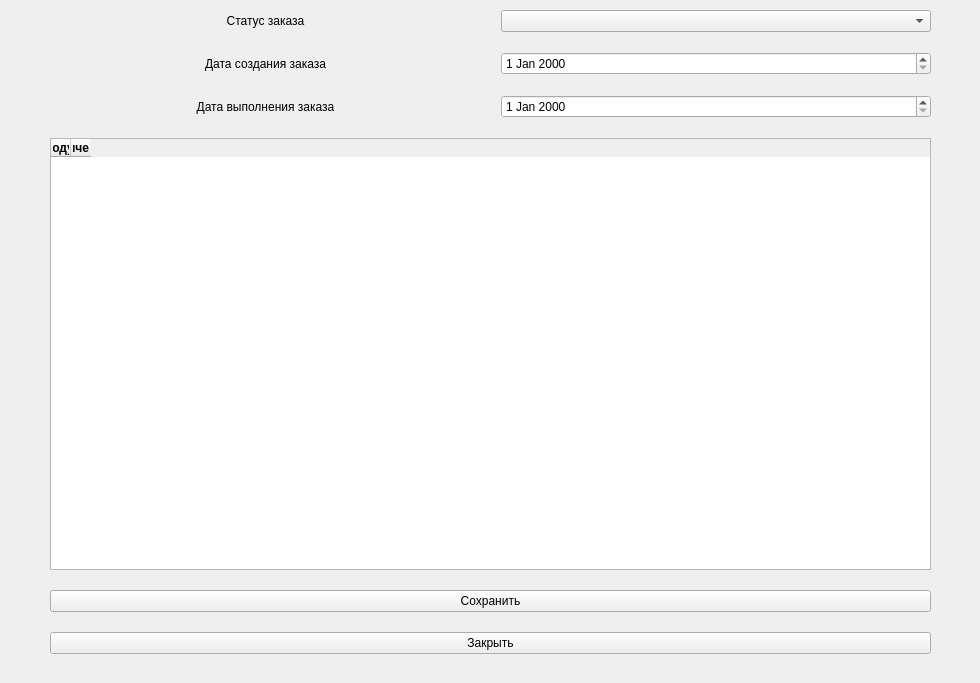
<?xml version="1.0" encoding="UTF-8"?>
<ui version="4.0">
 <class>Form</class>
 <widget class="QWidget" name="Form">
  <property name="geometry">
   <rect>
    <x>0</x>
    <y>0</y>
    <width>980</width>
    <height>683</height>
   </rect>
  </property>
  <property name="minimumSize">
   <size>
    <width>980</width>
    <height>683</height>
   </size>
  </property>
  <property name="maximumSize">
   <size>
    <width>2940</width>
    <height>2049</height>
   </size>
  </property>
  <property name="windowTitle">
   <string>Агаш Пазл - Задание заказа №</string>
  </property>
  <widget class="QWidget" name="verticalLayoutWidget">
   <property name="geometry">
    <rect>
     <x>0</x>
     <y>0</y>
     <width>981</width>
     <height>684</height>
    </rect>
   </property>
   <layout class="QVBoxLayout" name="verticalLayout" stretch="0,0,0,0,0,0">
    <property name="spacing">
     <number>20</number>
    </property>
    <property name="sizeConstraint">
     <enum>QLayout::SetDefaultConstraint</enum>
    </property>
    <property name="leftMargin">
     <number>50</number>
    </property>
    <property name="topMargin">
     <number>10</number>
    </property>
    <property name="rightMargin">
     <number>50</number>
    </property>
    <property name="bottomMargin">
     <number>30</number>
    </property>
    <item>
     <layout class="QHBoxLayout" name="horizontalLayout">
      <item>
       <widget class="QLabel" name="label">
        <property name="text">
         <string>Статус заказа</string>
        </property>
        <property name="alignment">
         <set>Qt::AlignCenter</set>
        </property>
       </widget>
      </item>
      <item>
       <widget class="QComboBox" name="statusComboBox"/>
      </item>
     </layout>
    </item>
    <item>
     <layout class="QHBoxLayout" name="horizontalLayout_3">
      <item>
       <widget class="QLabel" name="label_3">
        <property name="text">
         <string>Дата создания заказа</string>
        </property>
        <property name="alignment">
         <set>Qt::AlignCenter</set>
        </property>
       </widget>
      </item>
      <item>
       <widget class="QDateEdit" name="registrationDateEdit"/>
      </item>
     </layout>
    </item>
    <item>
     <layout class="QHBoxLayout" name="horizontalLayout_4">
      <item>
       <widget class="QLabel" name="label_4">
        <property name="text">
         <string>Дата выполнения заказа</string>
        </property>
        <property name="alignment">
         <set>Qt::AlignCenter</set>
        </property>
       </widget>
      </item>
      <item>
       <widget class="QDateEdit" name="completionDateEdit"/>
      </item>
     </layout>
    </item>
    <item>
     <widget class="QTableWidget" name="productionItemsTable">
      <property name="sizePolicy">
       <sizepolicy hsizetype="Expanding" vsizetype="Expanding">
        <horstretch>0</horstretch>
        <verstretch>0</verstretch>
       </sizepolicy>
      </property>
      <property name="minimumSize">
       <size>
        <width>0</width>
        <height>0</height>
       </size>
      </property>
      <property name="maximumSize">
       <size>
        <width>16777215</width>
        <height>16777215</height>
       </size>
      </property>
      <property name="rowCount">
       <number>0</number>
      </property>
      <property name="columnCount">
       <number>2</number>
      </property>
      <attribute name="horizontalHeaderVisible">
       <bool>true</bool>
      </attribute>
      <attribute name="horizontalHeaderCascadingSectionResizes">
       <bool>true</bool>
      </attribute>
      <attribute name="horizontalHeaderDefaultSectionSize">
       <number>0</number>
      </attribute>
      <attribute name="horizontalHeaderHighlightSections">
       <bool>true</bool>
      </attribute>
      <attribute name="horizontalHeaderShowSortIndicator" stdset="0">
       <bool>true</bool>
      </attribute>
      <attribute name="horizontalHeaderStretchLastSection">
       <bool>false</bool>
      </attribute>
      <attribute name="verticalHeaderCascadingSectionResizes">
       <bool>false</bool>
      </attribute>
      <attribute name="verticalHeaderHighlightSections">
       <bool>false</bool>
      </attribute>
      <attribute name="verticalHeaderShowSortIndicator" stdset="0">
       <bool>false</bool>
      </attribute>
      <attribute name="verticalHeaderStretchLastSection">
       <bool>false</bool>
      </attribute>
      <column>
       <property name="text">
        <string>Продукт</string>
       </property>
       <property name="font">
        <font>
         <weight>75</weight>
         <bold>true</bold>
        </font>
       </property>
      </column>
      <column>
       <property name="text">
        <string>Количество</string>
       </property>
       <property name="font">
        <font>
         <weight>75</weight>
         <bold>true</bold>
        </font>
       </property>
      </column>
     </widget>
    </item>
    <item>
     <widget class="QPushButton" name="saveButton">
      <property name="text">
       <string>Сохранить</string>
      </property>
     </widget>
    </item>
    <item>
     <widget class="QPushButton" name="backButton">
      <property name="text">
       <string>Закрыть</string>
      </property>
     </widget>
    </item>
   </layout>
  </widget>
 </widget>
 <resources/>
 <connections/>
</ui>
